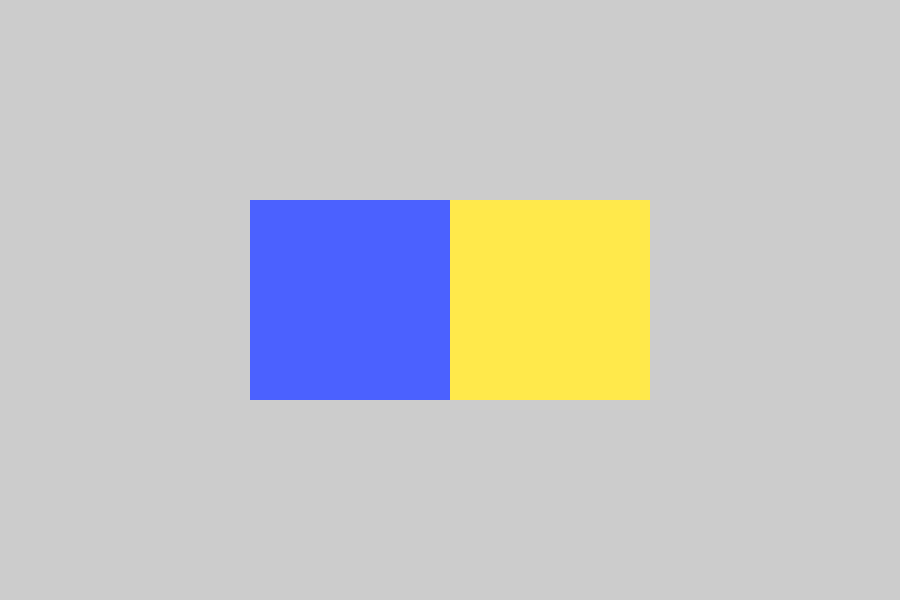
Frame 1 (no input)
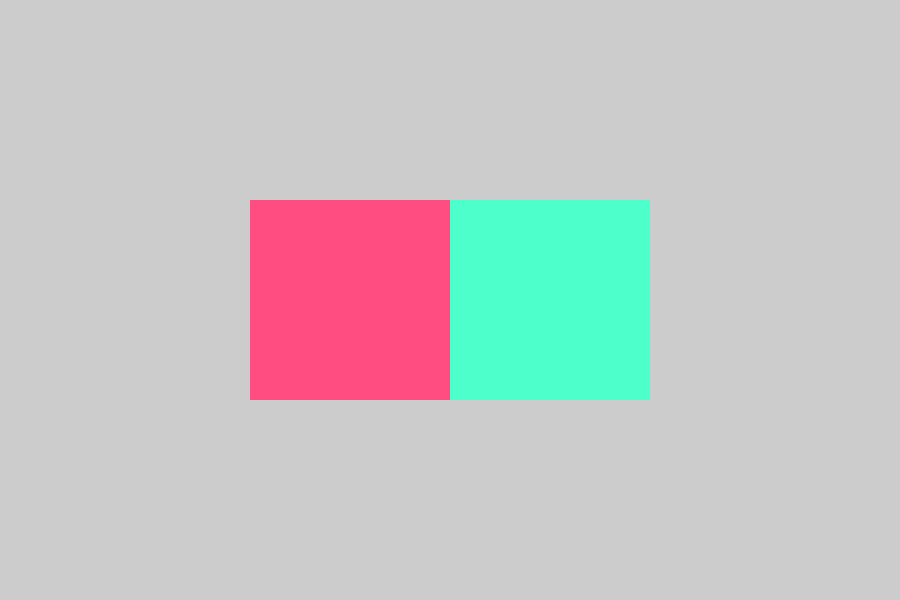
Frame 2 (the mouse pressed at the canvas centre, redrawn once)

The Processing sketch that drew these frames (run headless with seeded random() and noise(); the mouse was pressed at the canvas centre and the sketch redrawn once):

// Processing sketch: complement_o_matic
// ── complement_o_matic.pde
void square(color c, float x, float y, float radius) {
    pushMatrix();
    translate(x, y);

    fill(c);
    rect(-radius, -radius, radius*2, radius*2);     

    popMatrix();
}

void setup() {
    size(900, 600);
    smooth();
    noStroke();
    noLoop();
    colorMode(HSB, 360, 100, 100);
}

void draw() {
    //background();
    translate(450, 300);

    float hue = random(360);
    float saturation = random(60, 100);
    float value = 100;

    square(color(hue, saturation, value), -100, 0, 100);
    square(color((hue + 180) % 360, saturation, value), 100, 0, 100);
}

void mouseClicked() {
    redraw();
}
